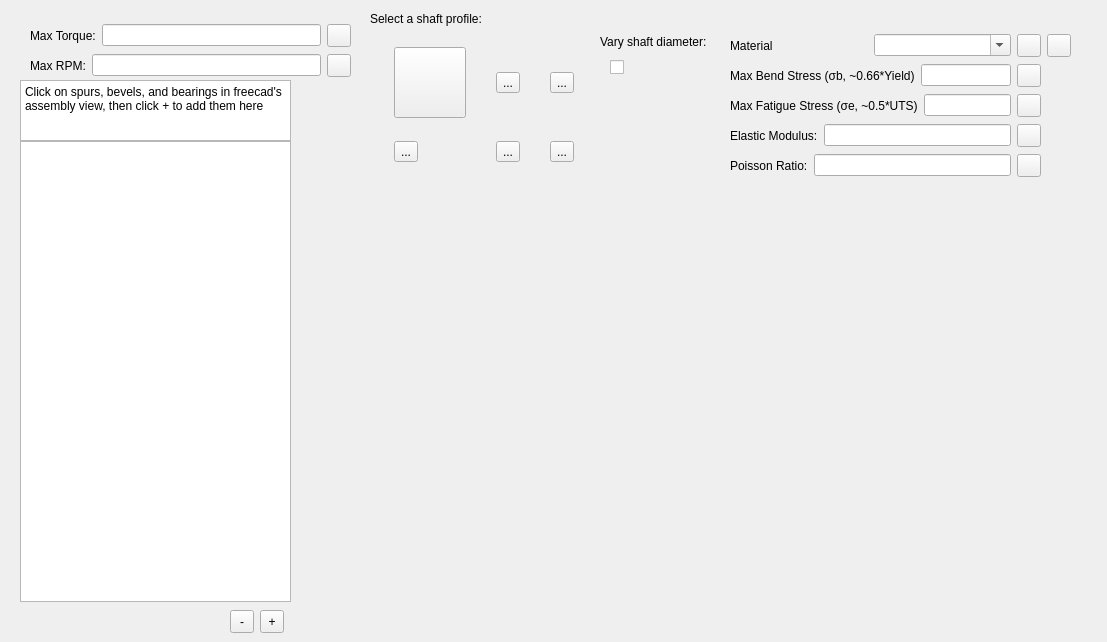
<?xml version="1.0" encoding="UTF-8"?>
<ui version="4.0">
 <class>Dialog</class>
 <widget class="QDialog" name="Dialog">
  <property name="geometry">
   <rect>
    <x>0</x>
    <y>0</y>
    <width>1107</width>
    <height>642</height>
   </rect>
  </property>
  <property name="windowTitle">
   <string>Shaft to Gear Designer</string>
  </property>
  <widget class="QWidget" name="gridLayoutWidget_13">
   <property name="geometry">
    <rect>
     <x>30</x>
     <y>20</y>
     <width>321</width>
     <height>31</height>
    </rect>
   </property>
   <layout class="QGridLayout" name="gridLayout_13">
    <item row="0" column="1">
     <widget class="QTorqueEdit" name="max_in_torque_lineedit"/>
    </item>
    <item row="0" column="0">
     <widget class="QLabel" name="label_45">
      <property name="text">
       <string>Max Torque:</string>
      </property>
     </widget>
    </item>
    <item row="0" column="2">
     <widget class="LockUnlockButton" name="number_of_planets_spinbox_lock_2"/>
    </item>
   </layout>
  </widget>
  <widget class="QWidget" name="gridLayoutWidget_25">
   <property name="geometry">
    <rect>
     <x>730</x>
     <y>90</y>
     <width>311</width>
     <height>31</height>
    </rect>
   </property>
   <layout class="QGridLayout" name="gridLayout_25">
    <item row="0" column="1">
     <widget class="QPressureEdit" name="max_fatigue_stress_lineedit"/>
    </item>
    <item row="0" column="2">
     <widget class="LockUnlockButton" name="max_fatiguq_stress_lineedit_lock"/>
    </item>
    <item row="0" column="0">
     <widget class="QLabel" name="label_69">
      <property name="text">
       <string>Max Fatigue Stress (σe, ~0.5*UTS)</string>
      </property>
     </widget>
    </item>
   </layout>
  </widget>
  <widget class="QWidget" name="gridLayoutWidget_20">
   <property name="geometry">
    <rect>
     <x>730</x>
     <y>150</y>
     <width>311</width>
     <height>31</height>
    </rect>
   </property>
   <layout class="QGridLayout" name="gridLayout_20">
    <item row="0" column="1">
     <widget class="QFractionEdit" name="poisson_ratio_lineedit"/>
    </item>
    <item row="0" column="0">
     <widget class="QLabel" name="label_70">
      <property name="text">
       <string>Poisson Ratio:</string>
      </property>
     </widget>
    </item>
    <item row="0" column="2">
     <widget class="LockUnlockButton" name="poisson_ratio_lineedit_lock"/>
    </item>
   </layout>
  </widget>
  <widget class="QWidget" name="gridLayoutWidget_17">
   <property name="geometry">
    <rect>
     <x>730</x>
     <y>60</y>
     <width>311</width>
     <height>31</height>
    </rect>
   </property>
   <layout class="QGridLayout" name="gridLayout_17">
    <item row="0" column="1">
     <widget class="QPressureEdit" name="max_bend_stress_lineedit"/>
    </item>
    <item row="0" column="0">
     <widget class="QLabel" name="label_67">
      <property name="text">
       <string>Max Bend Stress (σb, ~0.66*Yield)</string>
      </property>
     </widget>
    </item>
    <item row="0" column="2">
     <widget class="LockUnlockButton" name="max_bend_stress_lineedit_lock"/>
    </item>
   </layout>
  </widget>
  <widget class="QWidget" name="gridLayoutWidget_5">
   <property name="geometry">
    <rect>
     <x>730</x>
     <y>30</y>
     <width>341</width>
     <height>31</height>
    </rect>
   </property>
   <layout class="QGridLayout" name="gridLayout_5">
    <item row="0" column="0">
     <widget class="QLabel" name="label_10">
      <property name="text">
       <string>Material</string>
      </property>
     </widget>
    </item>
    <item row="0" column="1">
     <widget class="QComboBox" name="material_combobox">
      <property name="editable">
       <bool>true</bool>
      </property>
     </widget>
    </item>
    <item row="0" column="2">
     <widget class="QToolButton" name="material_combobox_load"/>
    </item>
    <item row="0" column="3">
     <widget class="QToolButton" name="material_combobox_save"/>
    </item>
   </layout>
  </widget>
  <widget class="QWidget" name="gridLayoutWidget_19">
   <property name="geometry">
    <rect>
     <x>730</x>
     <y>120</y>
     <width>311</width>
     <height>31</height>
    </rect>
   </property>
   <layout class="QGridLayout" name="gridLayout_19">
    <item row="0" column="1">
     <widget class="QPressureEdit" name="elastic_modulus_lineedit"/>
    </item>
    <item row="0" column="0">
     <widget class="QLabel" name="label_68">
      <property name="text">
       <string>Elastic Modulus:</string>
      </property>
     </widget>
    </item>
    <item row="0" column="2">
     <widget class="LockUnlockButton" name="elastic_modulus_lineedit_lock"/>
    </item>
   </layout>
  </widget>
  <widget class="QWidget" name="gridLayoutWidget_2">
   <property name="geometry">
    <rect>
     <x>370</x>
     <y>30</y>
     <width>230</width>
     <height>150</height>
    </rect>
   </property>
   <layout class="QGridLayout" name="gridLayout_2">
    <item row="1" column="2">
     <widget class="QToolButton" name="toolButton">
      <property name="text">
       <string>...</string>
      </property>
      <property name="icon">
       <iconset resource="../freecad/actuators/compiled_ui/img_src.qrc">
        <normaloff>:/images/Spline_Profile.svg</normaloff>:/images/Spline_Profile.svg</iconset>
      </property>
      <property name="iconSize">
       <size>
        <width>64</width>
        <height>64</height>
       </size>
      </property>
     </widget>
    </item>
    <item row="1" column="1">
     <widget class="QToolButton" name="toolButton_2">
      <property name="text">
       <string>...</string>
      </property>
      <property name="icon">
       <iconset resource="../freecad/actuators/compiled_ui/img_src.qrc">
        <normaloff>:/images/DD_Profile.svg</normaloff>:/images/DD_Profile.svg</iconset>
      </property>
      <property name="iconSize">
       <size>
        <width>64</width>
        <height>64</height>
       </size>
      </property>
     </widget>
    </item>
    <item row="0" column="2">
     <widget class="QToolButton" name="toolButton_5">
      <property name="text">
       <string>...</string>
      </property>
      <property name="icon">
       <iconset resource="../freecad/actuators/compiled_ui/img_src.qrc">
        <normaloff>:/images/hexagonal_profile.svg</normaloff>:/images/hexagonal_profile.svg</iconset>
      </property>
      <property name="iconSize">
       <size>
        <width>64</width>
        <height>64</height>
       </size>
      </property>
     </widget>
    </item>
    <item row="1" column="0">
     <widget class="QToolButton" name="toolButton_3">
      <property name="text">
       <string>...</string>
      </property>
      <property name="icon">
       <iconset resource="../freecad/actuators/compiled_ui/img_src.qrc">
        <normaloff>:/images/D_Profile.svg</normaloff>:/images/D_Profile.svg</iconset>
      </property>
      <property name="iconSize">
       <size>
        <width>64</width>
        <height>64</height>
       </size>
      </property>
     </widget>
    </item>
    <item row="0" column="0">
     <widget class="QToolButton" name="toolButton_7">
      <property name="text">
       <string/>
      </property>
      <property name="icon">
       <iconset resource="../freecad/actuators/compiled_ui/img_src.qrc">
        <normaloff>:/images/circular_profile.svg</normaloff>:/images/circular_profile.svg</iconset>
      </property>
      <property name="iconSize">
       <size>
        <width>64</width>
        <height>64</height>
       </size>
      </property>
     </widget>
    </item>
    <item row="0" column="1">
     <widget class="QToolButton" name="toolButton_6">
      <property name="text">
       <string>...</string>
      </property>
      <property name="icon">
       <iconset resource="../freecad/actuators/compiled_ui/img_src.qrc">
        <normaloff>:/images/square_profile.svg</normaloff>:/images/square_profile.svg</iconset>
      </property>
      <property name="iconSize">
       <size>
        <width>64</width>
        <height>64</height>
       </size>
      </property>
     </widget>
    </item>
   </layout>
  </widget>
  <widget class="QListWidget" name="listWidget">
   <property name="geometry">
    <rect>
     <x>20</x>
     <y>141</y>
     <width>271</width>
     <height>461</height>
    </rect>
   </property>
  </widget>
  <widget class="QWidget" name="gridLayoutWidget_14">
   <property name="geometry">
    <rect>
     <x>30</x>
     <y>50</y>
     <width>321</width>
     <height>31</height>
    </rect>
   </property>
   <layout class="QGridLayout" name="gridLayout_14">
    <item row="0" column="1">
     <widget class="QFractionEdit" name="max_in_torque_lineedit_2"/>
    </item>
    <item row="0" column="0">
     <widget class="QLabel" name="label_46">
      <property name="text">
       <string>Max RPM:</string>
      </property>
     </widget>
    </item>
    <item row="0" column="2">
     <widget class="LockUnlockButton" name="number_of_planets_spinbox_lock_3"/>
    </item>
   </layout>
  </widget>
  <widget class="LockUnlockButton" name="beta_lineedit_lock_4">
   <property name="geometry">
    <rect>
     <x>230</x>
     <y>610</y>
     <width>24</width>
     <height>23</height>
    </rect>
   </property>
   <property name="text">
    <string>-</string>
   </property>
  </widget>
  <widget class="QTextBrowser" name="textBrowser">
   <property name="geometry">
    <rect>
     <x>20</x>
     <y>80</y>
     <width>271</width>
     <height>61</height>
    </rect>
   </property>
   <property name="html">
    <string>&lt;!DOCTYPE HTML PUBLIC &quot;-//W3C//DTD HTML 4.0//EN&quot; &quot;http://www.w3.org/TR/REC-html40/strict.dtd&quot;&gt;
&lt;html&gt;&lt;head&gt;&lt;meta name=&quot;qrichtext&quot; content=&quot;1&quot; /&gt;&lt;style type=&quot;text/css&quot;&gt;
p, li { white-space: pre-wrap; }
&lt;/style&gt;&lt;/head&gt;&lt;body style=&quot; font-family:'Sans Serif'; font-size:9pt; font-weight:400; font-style:normal;&quot;&gt;
&lt;p style=&quot; margin-top:0px; margin-bottom:0px; margin-left:0px; margin-right:0px; -qt-block-indent:0; text-indent:0px;&quot;&gt;Click on spurs, bevels, and bearings in freecad's assembly view, then click + to add them here&lt;/p&gt;&lt;/body&gt;&lt;/html&gt;</string>
   </property>
  </widget>
  <widget class="QLabel" name="label_7">
   <property name="geometry">
    <rect>
     <x>370</x>
     <y>10</y>
     <width>131</width>
     <height>17</height>
    </rect>
   </property>
   <property name="text">
    <string>Select a shaft profile:</string>
   </property>
  </widget>
  <widget class="QLabel" name="label_33">
   <property name="geometry">
    <rect>
     <x>600</x>
     <y>30</y>
     <width>111</width>
     <height>23</height>
    </rect>
   </property>
   <property name="text">
    <string>Vary shaft diameter:</string>
   </property>
  </widget>
  <widget class="QCheckBox" name="double_helix_checkbox_7">
   <property name="geometry">
    <rect>
     <x>610</x>
     <y>60</y>
     <width>95</width>
     <height>15</height>
    </rect>
   </property>
   <property name="text">
    <string/>
   </property>
  </widget>
  <widget class="LockUnlockButton" name="beta_lineedit_lock_10">
   <property name="geometry">
    <rect>
     <x>260</x>
     <y>610</y>
     <width>24</width>
     <height>23</height>
    </rect>
   </property>
   <property name="text">
    <string>+</string>
   </property>
  </widget>
 </widget>
 <customwidgets>
  <customwidget>
   <class>LockUnlockButton</class>
   <extends>QToolButton</extends>
   <header>.lock_button_ui</header>
  </customwidget>
  <customwidget>
   <class>QFractionEdit</class>
   <extends>QLineEdit</extends>
   <header>.fraction_ui</header>
  </customwidget>
  <customwidget>
   <class>QTorqueEdit</class>
   <extends>QLineEdit</extends>
   <header>.torque_ui</header>
  </customwidget>
  <customwidget>
   <class>QPressureEdit</class>
   <extends>QLineEdit</extends>
   <header>.pressure_ui</header>
  </customwidget>
 </customwidgets>
 <resources>
  <include location="../freecad/actuators/compiled_ui/img_src.qrc"/>
 </resources>
 <connections/>
</ui>
